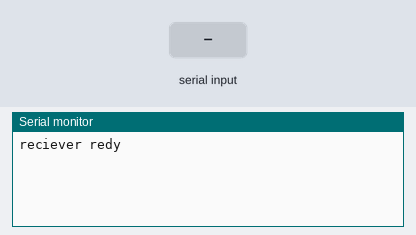
The sketch below on a simulated Arduino Leonardo, built with avr-gcc and run on an emulated ATmega32U4. Parts: the last lines printed to the serial monitor. Inputs (shaded band) come from the test bench. USB keyboard and mouse output is not drawn.

Above: at 1.2 s.
1.3 s: "NEXT\n" received over the second serial link
At 1.8 s:
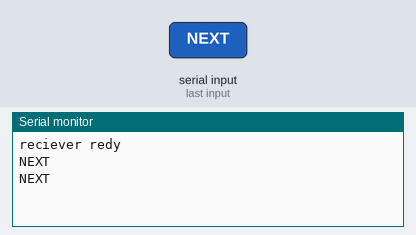
2.8 s: "PREVIOUS\n" received over the second serial link
At 3.5 s:
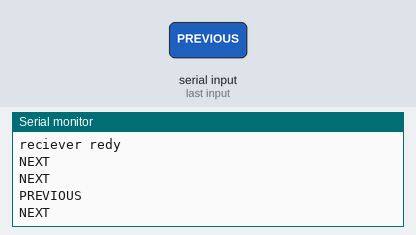
4.3 s: "FULLSCREEN\n" received over the second serial link
At 4.7 s:
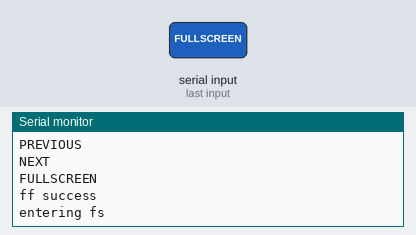
5.8 s: "NUL\n" received over the second serial link
At 6.3 s:
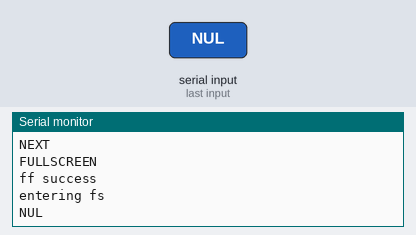
7.3 s: "1\n" received over the second serial link
At 8.5 s:
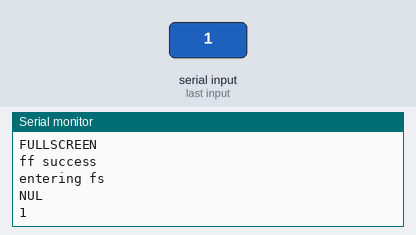
8.8 s: "FULLSCREEN\n" received over the second serial link
At 9.3 s:
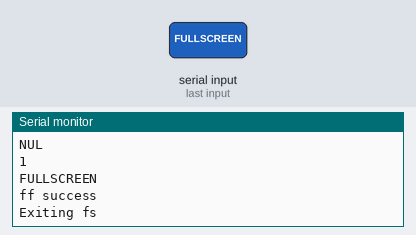

Measured:
- after the input at 1.3 s, the serial monitor: prints a new line at once (image 1)
- after the input at 2.8 s, the serial monitor: prints a new line at once (image 2)
- after the input at 4.3 s, the serial monitor: prints a new line at once (image 3)
- after the input at 5.8 s, the serial monitor: prints a new line at once (image 4)
- after the input at 7.3 s, the serial monitor: prints a new line at once (image 5)
- after the input at 8.8 s, the serial monitor: prints a new line at once (image 6)

The sketch:

Reciver_test_v1.ino
```cpp
//ATCOMMAND CODE
//void setup() {
// Serial.begin(9600);
// Serial1.begin(38400);
// Serial.println("pro macro redy");
//}
//
//void loop() {
//  // put your main code here, to run repeatedly:
//  if (Serial1.available())
//  {
//    Serial.write(Serial1.read());
//  }
//
//  if (Serial.available())
//  {
//    Serial1.write(Serial.read());
//  }
//
//}

  #include "Keyboard.h"

  char next = KEY_RIGHT_ARROW;
  char previous = KEY_LEFT_ARROW;
  char shift = KEY_LEFT_SHIFT;
  char f5 = KEY_F5;
  char escape = KEY_ESC;
  bool fsflag = true;


  void setup()
  {
    Serial.begin(115200);
    Serial1.begin(38400);
    Keyboard.begin();
    Serial.println("reciever redy");
  }

  void enter_full_screen()
  {
    if (fsflag)
    {
      Keyboard.press(shift);
      Keyboard.press(f5);
      delay(50);
      Keyboard.releaseAll();
      fsflag = false;
      Serial.println("entering fs");
      return;
    }
    if (!fsflag)
    {
      Keyboard.press(escape);
      delay(50);
      Keyboard.releaseAll();
      fsflag = true;
      Serial.println("Exiting fs");
      return;
    }
  }

  void loop ()
  {
    if (Serial1.available())
    {
      String text = Serial1.readStringUntil('\n');
      text.trim();
      Serial.println(text);
      if (text == "NEXT")
      {
       Keyboard.press(next);
       delay(100);
       Keyboard.releaseAll();
       Serial.println("NEXT");
      }
      if (text == "PREVIOUS")
      {
       Keyboard.press(previous);
       delay(50);
       Keyboard.releaseAll();
       Serial.println("NEXT");
      }
      if (text == "FULLSCREEN")
      {
       Serial.println("ff success");
       enter_full_screen();
      }
      if (text == "NUL")
      {
       Keyboard.releaseAll();
      }
      delay(50);
    }
  }
```
